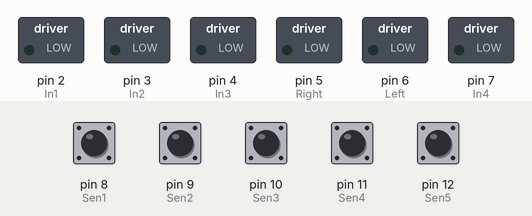
This sketch was run on a simulated Arduino Uno, built with avr-gcc and run on an emulated ATmega328P. Shown: switched loads named in the sketch (green lamp = pin HIGH). The inputs (shaded band) are chosen by the test bench; at power-on: pin 8 (Sen1), pin 9 (Sen2), pin 10 (Sen3), pin 11 (Sen4), pin 12 (Sen5) HIGH.

Above: at 0.5 s.
Timing chart, 0 to 2.0 s (numbered marks = the images above):
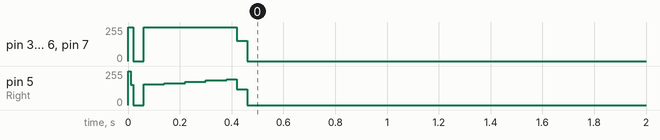

The sketch:

PID_LineFollow_Stable.ino
```cpp
// X values will be read from pin 0 and Y from pin 1

int Right = 5;
int Left = 6;
int In1 = 2;
int In2 = 3;
int In3 = 4;
int In4 = 7;
int Sen1 = 8;
int Sen2 = 9;
int Sen3 = 10;
int Sen4 = 11;
int Sen5 = 12;
bool s1,s2,s3,s4,s5;

void setup() {
 // Start serial because we will observe values at serial monitor
 Serial.begin(9600);
 pinMode(Sen1,INPUT);
 pinMode(Sen2,INPUT);
 pinMode(Sen3,INPUT);
 pinMode(Sen4,INPUT);
 pinMode(Sen5,INPUT);
 pinMode(Right,OUTPUT);
 pinMode(Left,INPUT);
 pinMode(In1,OUTPUT);
 pinMode(In2,OUTPUT);
 pinMode(In3,OUTPUT);
 pinMode(In4,OUTPUT);
}
void ReadSensor()
{
  s1=digitalRead(Sen1);
  s2=digitalRead(Sen2);
  s3=digitalRead(Sen3);
  s4=digitalRead(Sen4);
  s5=digitalRead(Sen5);
}
int error = 0;
int I = 0, D = 0, errorLast = 0;
int PID()
{
  ReadSensor();
  //Propotional
  if (!s1 && !s2 && !s3 && !s4 && !s5)
  {
    return 301;
  }
  else if (s1 && s2 && s3 && s4 && s5)
  {
    if (errorLast < 0) error =-5;
    else error = +5;
  }
  else if (!s1 && !s2) error =-4;
  else if (!s4 && !s5) error =+4;
  else if (!s1) error =-3;
  else if (!s5) error =+3;
  else if (!s3 && !s2) error =-2;
  else if (!s3 && !s4) error =+2;
  else if (!s2) error = -1;
  else if (!s4) error =+1;
  else if (!s3) error =+0;
  //Derivative
  D = error - errorLast;
  errorLast = error;
  //Integral
  I = constrain(I + error,-500,500);
  return 50*error + I/4 + D*580;// Max propotion = +- 100 Max integral = +- 25 Max derivative = 2500 => PID Max = +- 180
}
//
void MotorRight(int speeda, bool f1, bool f2)
{
  digitalWrite(In1,f1);
  digitalWrite(In2,f2);
  analogWrite(Right,speeda);
}
void MotorLeft(int speedb, bool f4, bool f3)
{
  digitalWrite(In4,f4);
  digitalWrite(In3,f3);
  analogWrite(Left,speedb);
}
bool flag = true;
int ValuePID;
int inispeed = 100;
int effspeedLeft;
int effspeedRight;
void loop()
{
  ValuePID = PID();
  if (ValuePID == 301)
  {
    delay(100);
    if (PID() != 301) flag = false;
  }
  else if (flag)
  {
  effspeedLeft = inispeed + ValuePID;
  effspeedRight = inispeed - ValuePID;
  if (effspeedLeft < 0 ) MotorLeft(constrain(abs(effspeedLeft),0,255), 1, 1);
  else MotorLeft(constrain(abs(effspeedLeft),0,255), 1, 0);
  if (effspeedRight < 0 ) MotorRight(constrain(abs(effspeedRight),0,255), 0, 1);
  else MotorRight(constrain(abs(effspeedRight),0,255), 1, 0);
  delay(10);
  }
  MotorLeft(0,0,0);
  MotorRight(0,0,0);
}
```

Measured:
- by itself, pin 3 (In2), pin 6 (Left), pin 7 (In4): 0/255 → 254/255 at 0.00 s, → 0/255 0.42 s later
